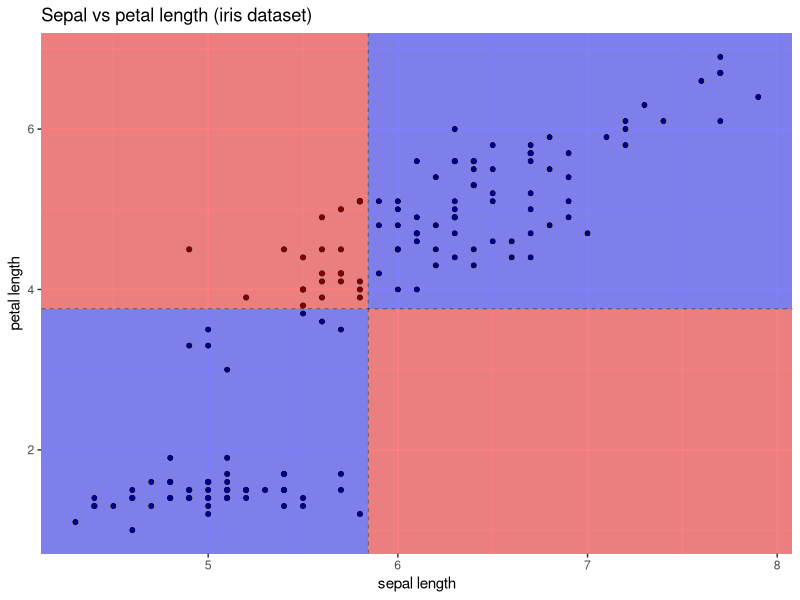
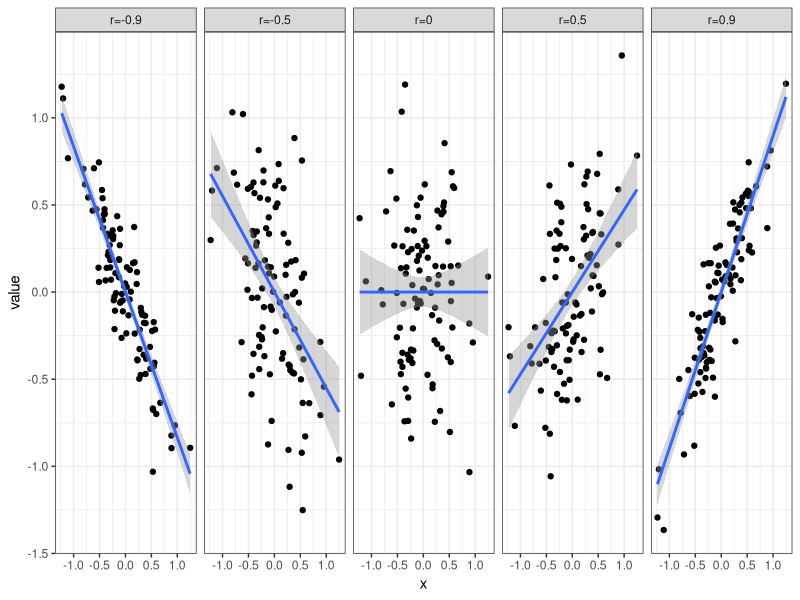
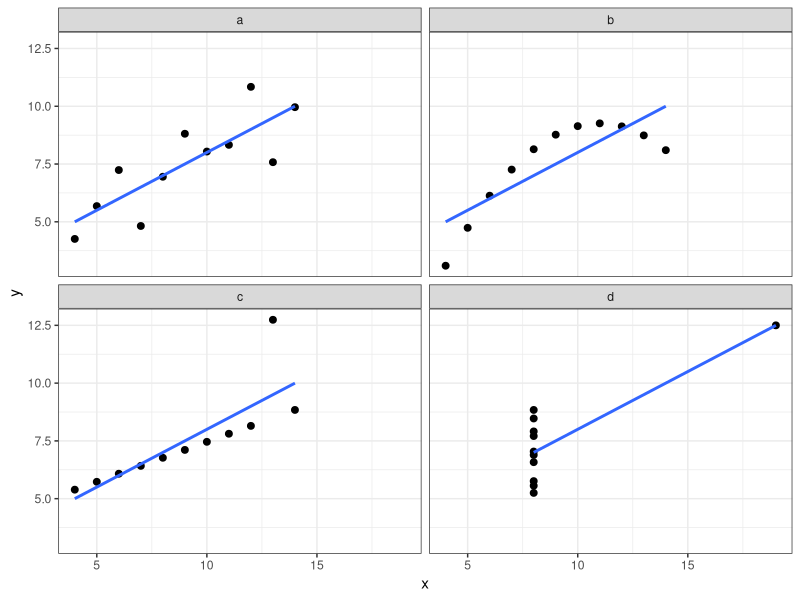
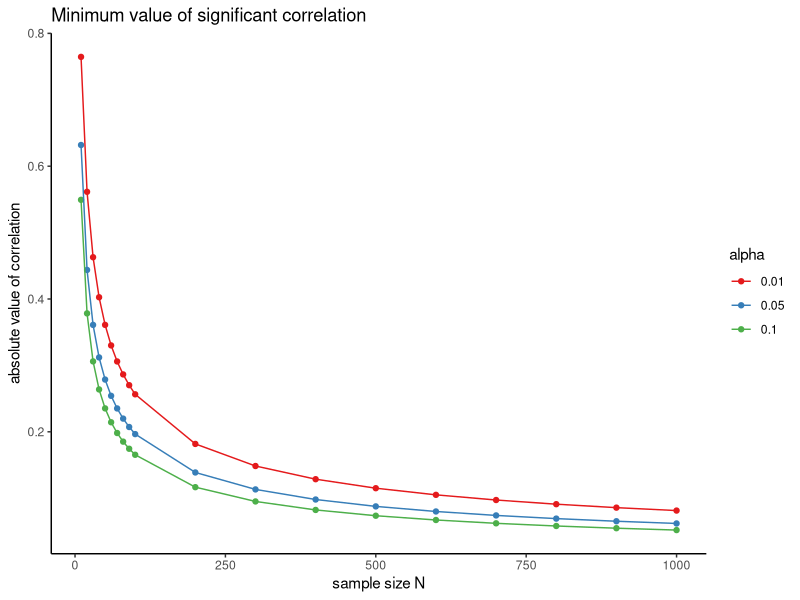

These figures' R source, in order:
## ---- chunk 1
knitr::opts_chunk$set(echo = TRUE, message = FALSE, echo = FALSE)
## ---- chunk 2
library(tidyverse)
## ---- chunk 3
mean_sepal <- mean(iris$Sepal.Length)
mean_petal <- mean(iris$Petal.Length)
plot_alpha <- 0.005
ggplot(iris, aes(Sepal.Length, Petal.Length)) +
  geom_point() +
  geom_hline(yintercept = mean_petal, size = 0.3, linetype = "dashed") +
  geom_vline(xintercept = mean_sepal, size = 0.3, linetype = "dashed") +
  geom_rect(aes(xmin = mean_sepal, ymin = mean_petal, xmax = Inf, ymax = Inf), fill = "#9999FF", alpha = plot_alpha) +
  geom_rect(aes(xmin = -Inf, ymin = , xmax = mean_sepal, ymax = mean_petal, ymin = -Inf), fill = "#9999FF", alpha = plot_alpha) +
  geom_rect(aes(xmin = -Inf, ymin = mean_petal, xmax = mean_sepal, ymax = Inf), fill = "#FF9999", alpha = plot_alpha) +
  geom_rect(aes(xmin = mean_sepal, ymin = -Inf, xmax = Inf, ymax = mean_petal), fill = "#FF9999", alpha = plot_alpha) +
  labs(x = "sepal length", y = "petal length", title = "Sepal vs petal length (iris dataset)")
## ---- chunk 4
cov(iris$Sepal.Length, iris$Petal.Length)
## ---- chunk 5
cor(iris$Sepal.Length, iris$Petal.Length)
## ---- chunk 6
correlated <- function(rho, x){
  n <- length(x)
  y <- rnorm(n, 0, 1)
  y_res <- residuals(lm(y ~ x))
  names(y_res) <- NULL
  return(rho*sd(y_res) * x + y_res * sd(x) * sqrt(1 - rho^2))
}
## ---- chunk 7
set.seed(1313)
tibble(x = rnorm(100, 0, 0.5)) %>%
  mutate(`r=-0.9` = correlated(-0.9, x)) %>%
  mutate(`r=-0.5` = correlated(-0.5, x)) %>%
  mutate(`r=0` = correlated(0, x)) %>%
  mutate(`r=0.5` = correlated(0.5, x)) %>%
  mutate(`r=0.9` = correlated(0.9, x)) %>%
  pivot_longer(-x) %>%
  mutate(name = factor(name, levels = c("r=-0.9", "r=-0.5", "r=0", "r=0.5", "r=0.9"))) %>%
  ggplot(aes(x, value)) +
  geom_point() +
  geom_smooth(method = "lm") +
  theme_bw() +
  facet_grid(. ~ name)
## ---- chunk 8
anscombe
## ---- chunk 9
anscombe_x <- anscombe %>%
  select(x1:x4) %>%
  pivot_longer(cols = x1:x4) %>%
  mutate(name = recode(name, x1 = "a", x2 = "b", x3 = "c", x4 = "d")) %>%
  rename(x = value, set = name)

anscombe_y <- anscombe %>%
  select(y1:y4) %>%
  pivot_longer(cols = y1:y4) %>%
  mutate(name = recode(name, y1 = "a", y2 = "b", y3 = "c", y4 = "d")) %>%
  rename(y = value)

anscombe_long <- bind_cols(anscombe_x, anscombe_y %>% select(y))
## ---- chunk 10
anscombe_long %>%
  group_by(set) %>%
  summarise(n = n(),
            r = cor(x,y),
            .groups = "drop")
## ---- chunk 11
anscombe_long %>%
  ggplot(aes(x, y)) +
  geom_point(size = 2) +
  geom_smooth(method = "lm", se = FALSE) +
  theme_bw() +
  facet_wrap(~ set, ncol = 2)
## ---- chunk 12
r_min <- function(N, alpha){
  sqrt(qt(p = 1 - alpha/2, df = N -2)^2 / (N - 2 + qt(p = 1 - alpha/2, df = N-2)^2))
} 
## ---- chunk 13
tibble(N = rep(c(seq(10, 100, 10), seq(200, 1000, 100)),3),
       alpha = c(rep(0.1, 19), rep(0.05, 19), rep(0.01, 19))) %>%
  mutate( cor = map2_dbl(N, alpha, r_min)) %>%
  ggplot(aes(x = N, y = cor, color = as.factor(alpha))) +
  geom_point() +
  geom_line() +
  scale_color_brewer(name = "alpha", palette = "Set1") +
  theme_classic() +
  labs(x = "sample size N", y = "absolute value of correlation", title = "Minimum value of significant correlation")
## ---- chunk 14
cor.test(iris$Sepal.Length, iris$Petal.Length)
